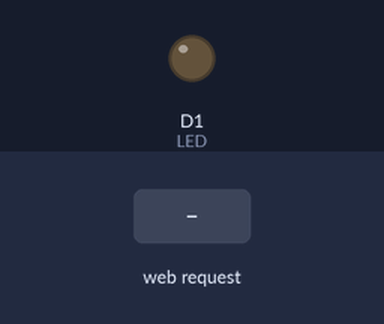
The sketch below on a simulated ESP8266 (NodeMCU). On the bench: output pins drawn as LEDs (lit = HIGH). The inputs (shaded band) are chosen by the test bench. WiFi joins after 1.5 s; servers stay silent unless stated; what the sketch prints to the serial monitor is not drawn.

Above: at 2.7 s.
2.8 s: HTTP request GET /LEDON received
At 3.1 s:
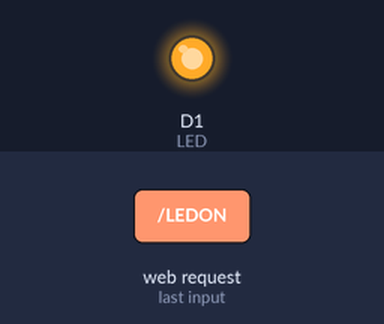
4.3 s: HTTP request GET /LEDOFF received
At 5.5 s:
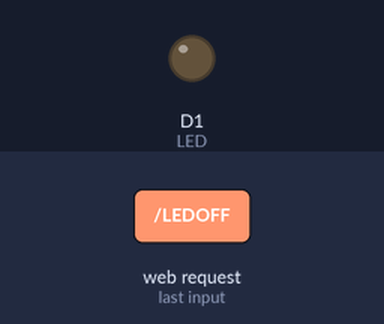
Timing chart, 0 to 7.3 s (numbered marks = the images above; inputs shaded):
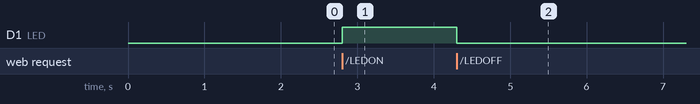

Measured:
- after the input at 2.8 s, D1 (LED): LOW → HIGH at once
- after the input at 4.3 s, D1 (LED): HIGH → LOW at once

The sketch:

Wifi_Device_HTML.ino
```cpp
#include <ESP8266WiFi.h>

int state = LOW;
int LED = D1;
char on = HIGH;
char off = LOW;

const char* ssid = "Vishal";
const char* password = "vvishal123";

WiFiServer server(80);

void setup()
{
  Serial.begin(115200);
  pinMode(LED, OUTPUT);
  digitalWrite(LED, off);

  Serial.print("Connecting");
  WiFi.begin(ssid, password);
  while (WiFi.status() != WL_CONNECTED)
  {
    delay(500);
    Serial.print(".");
  }
  Serial.println("WiFi connected");
  server.begin();  // Starts the Server
  Serial.println("Server started");

  Serial.print("IP Address of network: "); // Prints IP address on Serial Monitor
  Serial.println(WiFi.localIP());
  Serial.print("Copy and paste the following URL: https://");
  Serial.print(WiFi.localIP());
  Serial.println("/");
}

void loop()
{
  WiFiClient client = server.available();
  if (!client)
  {
    return;
  }
  Serial.println("Waiting for new client");
  while(!client.available())
  {
    delay(1);
  }

  String request = client.readStringUntil('\r');
  Serial.println(request);
  client.flush();


  if(request.indexOf("/LEDON") != -1)
  {
    digitalWrite(LED, on); // Turn ON LED
    state = on;
  }
  if(request.indexOf("/LEDOFF") != -1)
  {
    digitalWrite(LED, off); // Turn OFF LED
    state = off;
  }

/*------------------HTML Page Creation---------------------*/

  client.println("HTTP/1.1 200 OK"); // standalone web server with an ESP8266
  client.println("Content-Type: text/html");
  client.println("");
  client.println("<!DOCTYPE HTML>");
  client.println("<html>");

  client.println("<head>");
  client.println("<title>LED TOGGLE</title>");
  client.println("</head>");
  client.print("<body>");
  client.println("<header id=\"main-header\">");
  client.println("<h1>LED TOGGLE</h1>");
  client.println("<h4>by Vishal Soni</h4>");
  client.println("</header>");

  if(state == on)
  {
    client.print("ON");
  }
  else
  {
    client.print("OFF");
  }
  client.print("<br>");
  client.print("<br>");
  client.println("<a href=\"/LEDON\"\"><button class=\"button\">ON</button></a>");
  client.println("<a href=\"/LEDOFF\"\"><button class=\"button\">OFF</button></a>");
  client.print("</body>");
  client.println("</html>");

  delay(1);
  Serial.println("Client disonnected");
  Serial.println("");
}
```
